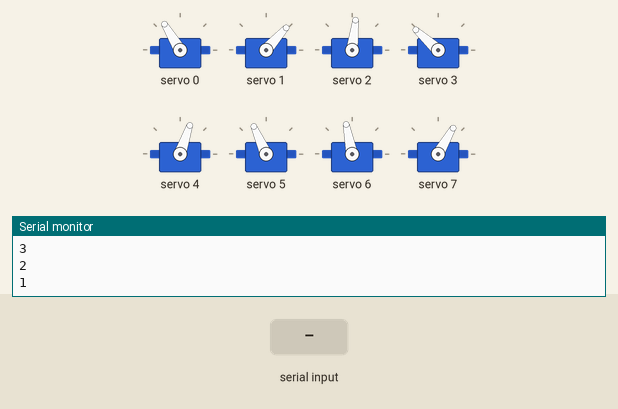
Simulated run of this sketch. Board: ESP32. Parts: 8 × servo, the last lines printed to the serial monitor. The inputs (shaded band) are chosen by the test bench.

Above: at 12.2 s.
12.3 s: "2" received over Serial
At 12.86 s:
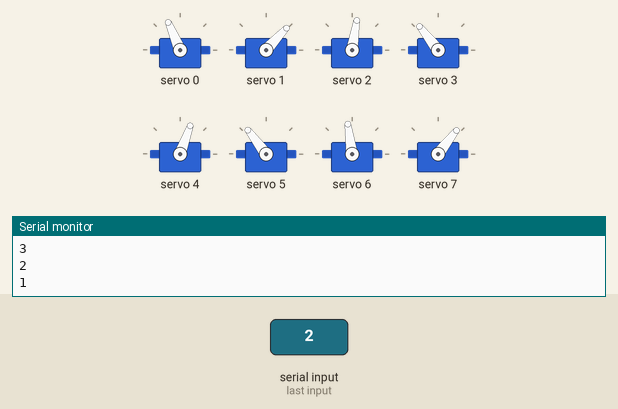
At 13.36 s:
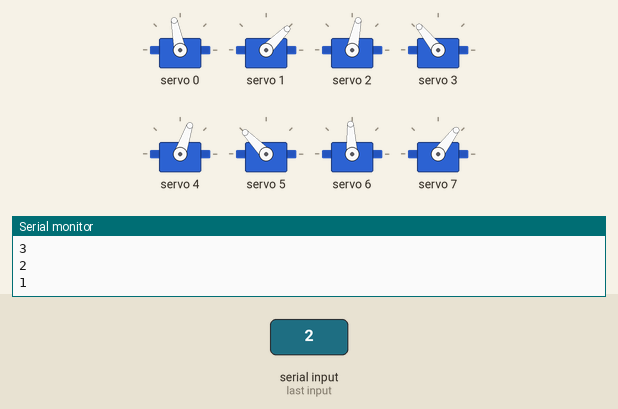
15.3 s: "1" received over Serial
18.3 s: "0" received over Serial
At 19.2 s:
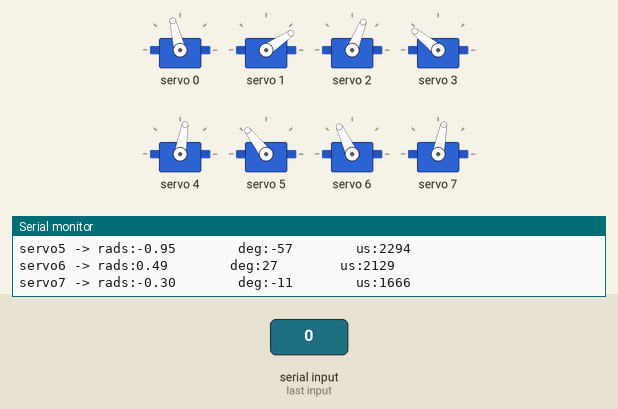
Timing chart, 0 to 21.3 s (numbered marks = the images above; inputs shaded):
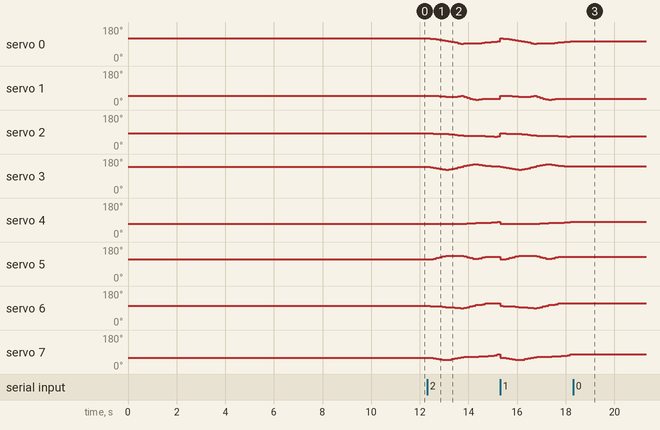

Measured:
- after the input at 12.3 s, servo 0: 121° → 119° after 0.13 s, → 118° 0.13 s later, → 115° 0.13 s later, → 113° 0.13 s later, … (19 changes in this stretch); servo 1: 48° → 49° after 0.26 s, → 48° 0.13 s later, → 47° 0.13 s later, → 46° 0.13 s later, … (17 changes in this stretch)
- after the input at 18.3 s, servo 0: stops changing and stays 104°; servo 1: stops changing and stays 34°; servo 2: stops changing and stays 68°; servo 3: stops changing and stays 141°; servo 4: stops changing and stays 80°

The sketch:

3D_SS_54.ino
```cpp
// HOW TO:
// ------------------------------
// Serial input = 2 -> Steps through gait sequence once and stops at the end.
// Serial input = 1 -> Steps through gait sequence in a loop.
// Serial input = 0 -> Stops infinite loop at the node where it is at that moment

//Gait template
#include <Wire.h>
#include <Adafruit_PWMServoDriver.h>

Adafruit_PWMServoDriver pca9685 = Adafruit_PWMServoDriver();

#define SERVO_FREQ 300
#define SER0 0 //Hip 1
#define SER1 1 //Knee 1
#define SER2 2 //Hip 2
#define SER3 3 //Knee 2
#define SER4 4 //Hip 3
#define SER5 5 //Knee 3
#define SER6 6 //Hip 4
#define SER7 7 //Knee 4

// Insert servo angles here:
// For 3D gaits, these angles are obtained from linearisation.py
// For 2D gaits, these angles are obtained from 2D_trajectory_reader.py
float SS_servo0[] = {-0.6676992 , -0.62945067, -0.59554008, -0.54028469, -0.48347582, -0.42511456, -0.35673069, -0.27654799, -0.19605193, -0.11493437, -0.03361594,  0.04723602,  0.03168801,  0.01838336,  0.01283173,  0.01233364, -0.00795356, -0.04907805, -0.08879392, -0.12900269, -0.16022038, -0.18602706, -0.21744325, -0.24778054, -0.26785429, -0.28915771, -0.3103122 , -0.32998171, -0.35305061, -0.37543405, -0.40386178, -0.43313271, -0.46775786, -0.49692471, -0.52251279, -0.54442587, -0.57086799, -0.5979245 , -0.61592941, -0.62310649, -0.62731454, -0.63188068, -0.64008539, -0.65376116};
float SS_servo1[] = {0.95200008, 0.96851023, 0.93583258, 0.95901171, 0.98622596, 1.00885946, 1.02164962, 1.02199693, 1.02200271, 1.0219716 , 0.99255249, 0.92819901, 1.05552752, 1.18588495, 1.29237466, 1.38206928, 1.41811882, 1.38936335, 1.35329934, 1.31508036, 1.31298364, 1.32086694, 1.32941243, 1.30019339, 1.25739833, 1.2177575 , 1.17788578, 1.1418442 , 1.12867076, 1.12651108, 1.13710463, 1.14340968, 1.15683681, 1.18715959, 1.21491418, 1.2344749 , 1.26533049, 1.29700336, 1.26582406, 1.18738887, 1.10477181, 1.02485013, 0.98269528, 0.98106311};
float SS_servo2[] = {-0.2829993 , -0.29189694, -0.30237039, -0.30973644, -0.31744417, -0.32511109, -0.34176932, -0.37275   , -0.40945947, -0.45187034, -0.49350942, -0.53580563, -0.56163992, -0.57298405, -0.58214352, -0.59220405, -0.60369791, -0.61545112, -0.62278945, -0.63227295, -0.64061456, -0.64768978, -0.66520391, -0.63463502, -0.56305737, -0.49104526, -0.42054687, -0.34768972, -0.26943789, -0.18851722, -0.10757492, -0.02689482,  0.05339951,  0.09896776,  0.04372169, -0.00476671, -0.04757711, -0.08893901, -0.12967459, -0.16268797, -0.1939408 , -0.22184751, -0.24382364, -0.26510594};
float SS_servo3[] = {1.01696819, 0.98508002, 0.92300711, 0.84785324, 0.77336796, 0.70669778, 0.68477748, 0.72188321, 0.78657751, 0.87430087, 0.96282234, 1.06937811, 1.17418241, 1.25666703, 1.32722748, 1.39272053, 1.39620698, 1.33201592, 1.25722733, 1.18417972, 1.14498785, 1.12002505, 1.10768097, 1.11355263, 1.1273819 , 1.13592537, 1.1462216 , 1.15349021, 1.10875642, 1.02975118, 0.95688104, 0.89806674, 0.83098404, 0.76741746, 0.87407454, 0.96806986, 1.05343337, 1.13679322, 1.14908919, 1.11275976, 1.07403807, 1.02880664, 1.01166549, 1.02503452};
float SS_servo4[] = { 0.53426151,  0.54391818,  0.54738433,  0.5544234 ,  0.55870982,  0.55758502,  0.55564326,  0.5483021 ,  0.54676932,  0.54684742,  0.5476001 ,  0.54622734,  0.53496472,  0.51483154,  0.4887926 ,  0.46541572,  0.45129943,  0.450786  ,  0.4521396 ,  0.44634689,  0.42739197,  0.40677695,  0.37896394,  0.33897653,  0.28565295,  0.23460787,  0.1844512 ,  0.1361352 ,  0.08608485,  0.03791815, -0.01126297, -0.06523576, -0.10601681, -0.0655521 ,  0.01379432,  0.09483612,  0.17604741,  0.25692025,  0.32319579,  0.38466716,  0.45061478,  0.52604319,  0.5491906 ,  0.53563855};
float SS_servo5[] = {-0.64795027, -0.70740257, -0.78549926, -0.87975392, -0.97116   , -1.04968376, -1.10422689, -1.12175626, -1.13480536, -1.13690065, -1.13776581, -1.11567322, -1.04222491, -0.94863032, -0.85144901, -0.76567517, -0.75099359, -0.82815748, -0.91450399, -0.99418078, -1.01432887, -1.0121248 , -1.00598031, -0.99557521, -0.94590006, -0.90427155, -0.86720407, -0.83008758, -0.77607288, -0.71475668, -0.65253291, -0.58594158, -0.55280844, -0.60901193, -0.64454591, -0.67192451, -0.70428109, -0.76530027, -0.78281537, -0.75942816, -0.74037743, -0.73613043, -0.7101376 , -0.66938342};
float SS_servo6[] = { 0.18315367,  0.16835131,  0.15548174,  0.14116313,  0.12412513,  0.10733477,  0.0833295 ,  0.05667559,  0.0310964 ,  0.00155017, -0.03025643, -0.05661351, -0.02898314,  0.05054236,  0.13173672,  0.21299903,  0.28165982,  0.33883861,  0.39992039,  0.46925625,  0.48837566,  0.4857536 ,  0.48980991,  0.47392506,  0.49178327,  0.50374907,  0.51583322,  0.5285369 ,  0.53219485,  0.53154834,  0.53552773,  0.5458689 ,  0.55023046,  0.52267693,  0.46975416,  0.42030539,  0.37151807,  0.3257037 ,  0.30648904,  0.31099125,  0.31413885,  0.30928767,  0.27890542,  0.22741841};
float SS_servo7[] = {-0.63697438, -0.65156752, -0.70307405, -0.76380898, -0.82335241, -0.88145748, -0.89674498, -0.86690367, -0.81883661, -0.7460925 , -0.66579978, -0.5588317 , -0.51388741, -0.51409981, -0.51560437, -0.51605596, -0.50365704, -0.47865994, -0.45694169, -0.44914119, -0.42687782, -0.37822803, -0.32893136, -0.2056304 , -0.29849598, -0.38199818, -0.46726525, -0.55234914, -0.61138857, -0.65229545, -0.70227824, -0.77114605, -0.83298107, -0.80972229, -0.72684507, -0.64860474, -0.5680175 , -0.49096953, -0.51014886, -0.60371318, -0.69530775, -0.77455914, -0.77012856, -0.68990884};

int node=0;
int first=0;
int input=0;
int end_time=0;
int time_step=120000;
int steps = sizeof(SS_servo0)/sizeof(SS_servo0[0]);
int one_print = 0;

// -------------------Joint configurations-------------------
int servo0=0;
int servo0_deg=0;
int servo1=0;
int servo1_deg=0;
int servo2=0;
int servo2_deg=0;
int servo3=0;
int servo3_deg=0;
int servo4=0;
int servo4_deg=0;
int servo5=0;
int servo5_deg=0;
int servo6=0;
int servo6_deg=0;
int servo7=0;
int servo7_deg=0;

void setup() {
  Serial.begin(115200);
  pca9685.begin();

  pca9685.setOscillatorFrequency(27000000); //Value between 24MHz and 27MHz, tuned for this setup
  pca9685.setPWMFreq(SERVO_FREQ);
  delay (1000);

  servo0_deg=SS_servo0[0]/3.14159265*180;
  servo0=map(servo0_deg,-38,90,2200,1030);
  servo1_deg=SS_servo1[0]/3.14159265*180;
  servo1=map(servo1_deg,-90,90,2600,950);
  servo2_deg=SS_servo2[0]/3.14159265*180;
  servo2=map(servo2_deg,-38,90,1510,2730);
  servo3_deg=SS_servo3[0]/3.14159265*180;
  servo3=map(servo3_deg,-90,90,1100,2700);
  servo4_deg=SS_servo4[0]/3.14159265*180;
  servo4=map(servo4_deg,-90,38,2700,1500);
  servo5_deg=SS_servo5[0]/3.14159265*180;
  servo5=map(servo5_deg,-90,90,2600,930);
  servo6_deg=SS_servo6[0]/3.14159265*180;
  servo6=map(servo6_deg,-90,38,850,2250);
  servo7_deg=SS_servo7[0]/3.14159265*180;
  servo7=map(servo7_deg,-90,90,920,2620);

  pca9685.setPWM(SER0,0,servo0);
  pca9685.setPWM(SER1,0,servo1);
  pca9685.setPWM(SER2,0,servo2);
  pca9685.setPWM(SER3,0,servo3);
  pca9685.setPWM(SER4,0,servo4);
  pca9685.setPWM(SER5,0,servo5);
  pca9685.setPWM(SER6,0,servo6);
  pca9685.setPWM(SER7,0,servo7);

  Serial.print("Node:");
  Serial.println(node);
  Serial.print("servo0 -> rads:");
  Serial.print(SS_servo0[node]);
  Serial.print("        deg:");
  Serial.print(servo0_deg);
  Serial.print("        us:");
  Serial.println(servo0);
  Serial.print("servo1 -> rads:");
  Serial.print(SS_servo1[node]);
  Serial.print("        deg:");
  Serial.print(servo1_deg);
  Serial.print("        us:");
  Serial.println(servo1);
  Serial.print("servo2 -> rads:");
  Serial.print(SS_servo2[node]);
  Serial.print("        deg:");
  Serial.print(servo2_deg);
  Serial.print("        us:");
  Serial.println(servo2);
  Serial.print("servo3 -> rads:");
  Serial.print(SS_servo3[node]);
  Serial.print("        deg:");
  Serial.print(servo3_deg);
  Serial.print("        us:");
  Serial.println(servo3);
  Serial.print("servo4 -> rads:");
  Serial.print(SS_servo4[node]);
  Serial.print("        deg:");
  Serial.print(servo4_deg);
  Serial.print("        us:");
  Serial.println(servo4);
  Serial.print("servo5 -> rads:");
  Serial.print(SS_servo5[node]);
  Serial.print("        deg:");
  Serial.print(servo5_deg);
  Serial.print("        us:");
  Serial.println(servo5);
  Serial.print("servo6 -> rads:");
  Serial.print(SS_servo6[node]);
  Serial.print("        deg:");
  Serial.print(servo6_deg);
  Serial.print("        us:");
  Serial.println(servo6);
  Serial.print("servo7 -> rads:");
  Serial.print(SS_servo7[node]);
  Serial.print("        deg:");
  Serial.print(servo7_deg);
  Serial.print("        us:");
  Serial.println(servo7);

  Serial.println("10");
  delay(1000);
  Serial.println("9");
  delay(1000);
  Serial.println("8");
  delay(1000);
  Serial.println("7");
  delay(1000);
  Serial.println("6");
  delay(1000);
  Serial.println("5");
  delay(1000);
  Serial.println("4");
  delay(1000);
  Serial.println("3");
  delay(1000);
  Serial.println("2");
  delay(1000);
  Serial.println("1");
  delay(1000);

}

void loop()
{
  if(Serial.available()>0)
  {
    first=Serial.read();
    if(first=='2')
    {
      input=2;
      node=0;
      one_print=1;
    }
    if(first=='1')
    {
      input=1;
      node=0;
      one_print=1;
    }
    if(first=='0')
    {
      input=0;
    }
  }
  if(input==1 or input==2)
  {
      if(esp_timer_get_time()>=end_time)
      {
        servo0_deg=SS_servo0[node]/3.14159265*180;
        servo0=map(servo0_deg,-38,90,2200,1030);
        servo1_deg=SS_servo1[node]/3.14159265*180;
        servo1=map(servo1_deg,-90,90,2600,950);
        servo2_deg=SS_servo2[node]/3.14159265*180;
        servo2=map(servo2_deg,-38,90,1510,2730);
        servo3_deg=SS_servo3[node]/3.14159265*180;
        servo3=map(servo3_deg,-90,90,1100,2700);
        servo4_deg=SS_servo4[node]/3.14159265*180;
        servo4=map(servo4_deg,-90,38,2700,1500);
        servo5_deg=SS_servo5[node]/3.14159265*180;
        servo5=map(servo5_deg,-90,90,2600,930);
        servo6_deg=SS_servo6[node]/3.14159265*180;
        servo6=map(servo6_deg,-90,38,850,2250);
        servo7_deg=SS_servo7[node]/3.14159265*180;
        servo7=map(servo7_deg,-90,90,920,2620);

        pca9685.setPWM(SER0,0,servo0);
        pca9685.setPWM(SER1,0,servo1);
        pca9685.setPWM(SER2,0,servo2);
        pca9685.setPWM(SER3,0,servo3);
        pca9685.setPWM(SER4,0,servo4);
        pca9685.setPWM(SER5,0,servo5);
        pca9685.setPWM(SER6,0,servo6);
        pca9685.setPWM(SER7,0,servo7);

        node+=1;
        if(node>=steps and input==1)
        {
          Serial.print("Input:");
          Serial.println(input);
          node=0;
        }
        if(node>=steps and input==2)
        {
          Serial.print("Input:");
          Serial.println(input);
          input=0;
        }
         end_time=esp_timer_get_time()+time_step;
      }
   }

  if(input == 0)
  {
        pca9685.setPWM(SER0,0,servo0);
        pca9685.setPWM(SER1,0,servo1);
        pca9685.setPWM(SER2,0,servo2);
        pca9685.setPWM(SER3,0,servo3);
        pca9685.setPWM(SER4,0,servo4);
        pca9685.setPWM(SER5,0,servo5);
        pca9685.setPWM(SER6,0,servo6);
        pca9685.setPWM(SER7,0,servo7);

        if(one_print==1)
        {
          Serial.print("Input:");
          Serial.println(input);
          Serial.print("Node:");
          Serial.println(node);
          Serial.print("servo0 -> rads:");
          Serial.print(SS_servo0[node]);
          Serial.print("        deg:");
          Serial.print(servo0_deg);
          Serial.print("        us:");
          Serial.println(servo0);
          Serial.print("servo1 -> rads:");
          Serial.print(SS_servo1[node]);
          Serial.print("        deg:");
          Serial.print(servo1_deg);
          Serial.print("        us:");
          Serial.println(servo1);
          Serial.print("servo2 -> rads:");
          Serial.print(SS_servo2[node]);
          Serial.print("        deg:");
          Serial.print(servo2_deg);
          Serial.print("        us:");
          Serial.println(servo2);
          Serial.print("servo3 -> rads:");
          Serial.print(SS_servo3[node]);
          Serial.print("        deg:");
          Serial.print(servo3_deg);
          Serial.print("        us:");
          Serial.println(servo3);
          Serial.print("servo4 -> rads:");
          Serial.print(SS_servo4[node]);
          Serial.print("        deg:");
          Serial.print(servo4_deg);
          Serial.print("        us:");
          Serial.println(servo4);
          Serial.print("servo5 -> rads:");
          Serial.print(SS_servo5[node]);
          Serial.print("        deg:");
          Serial.print(servo5_deg);
          Serial.print("        us:");
          Serial.println(servo5);
          Serial.print("servo6 -> rads:");
          Serial.print(SS_servo6[node]);
          Serial.print("        deg:");
          Serial.print(servo6_deg);
          Serial.print("        us:");
          Serial.println(servo6);
          Serial.print("servo7 -> rads:");
          Serial.print(SS_servo7[node]);
          Serial.print("        deg:");
          Serial.print(servo7_deg);
          Serial.print("        us:");
          Serial.println(servo7);
          one_print=0;
        }

  }
}
```
